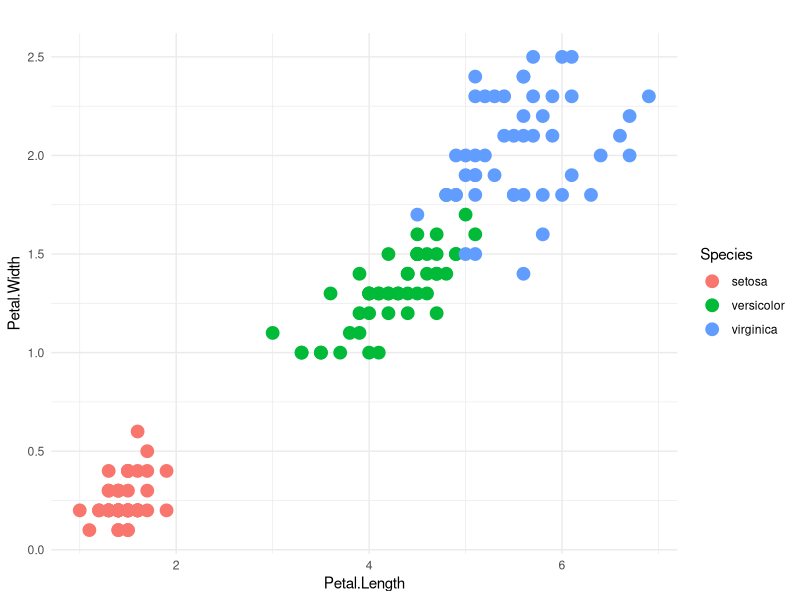

Here is the R script that generated this plot:
# 1. Iris-Datensatz laden (falls noch nicht automatisch verfügbar)
data(iris)

setosa <- subset(iris, Species == "setosa")
versicolor <- subset(iris, Species == "versicolor")
virginica <- subset(iris, Species == "virginica")

# 3. Funktion, um nur Mittelwerte aus summary zu extrahieren
get_mean <- function(df) {
    sapply(df[, 1:4], function(x) summary(x)["Mean"])
}

# 4. Mittelwerte für jede Art
mean_setosa <- get_mean(setosa)
mean_versicolor <- get_mean(versicolor)
mean_virginica <- get_mean(virginica)

# 5. Schöne Ausgabe
cat("Mittelwerte der Iris-Arten:\n\n")

cat("Setosa:\n")
print(mean_setosa)
cat("\nVersicolor:\n")
print(mean_versicolor)
cat("\nVirginica:\n")
print(mean_virginica)

# ggplot2 laden
library(ggplot2)

# Plot erstellen
ggplot(iris, aes(x = Petal.Length, y = Petal.Width, color = Species)) +
    geom_point(size = 4) + # Punkte
    xlim(min(iris$Petal.Length), max(iris$Petal.Length)) +
    ylim(min(iris$Petal.Width), max(iris$Petal.Width)) +
    labs(
        title = "",
        x = "Petal.Length",
        y = "Petal.Width"
    ) +
    theme_minimal()
